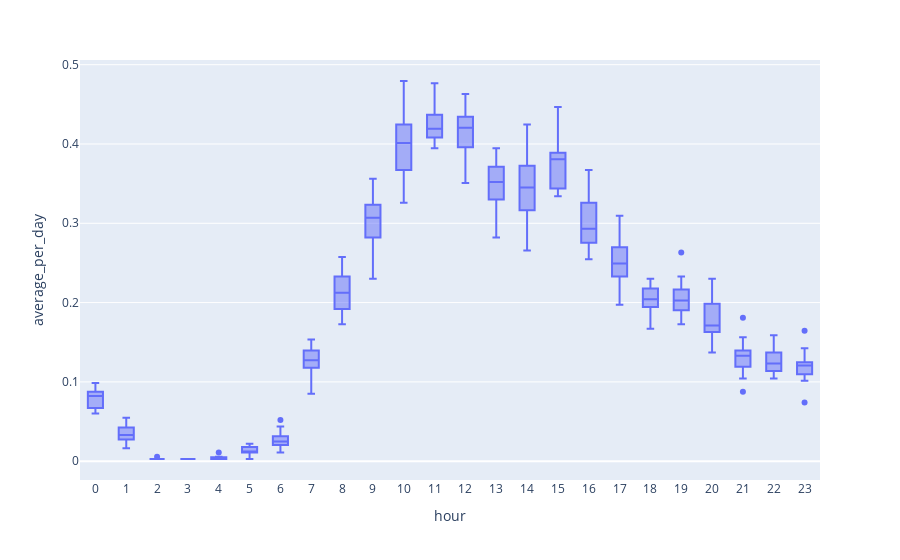

Notebook code cell kept with this figure:
### Code cell
hourly_calls_per_run['average_per_day'] = hourly_calls_per_run['count'] / (float(_processing_functions.get_param("sim_duration", params_df))/60/24)
px.box(hourly_calls_per_run, x="hour", y="average_per_day").update_xaxes(dtick=1)

### Figure 1 — Plotly figure (JSON) as saved in the notebook; plotly's stock layout.template omitted (floating-point values rounded to 4 significant figures; data arrays with more than 128 entries replaced by an {"elided": "..."} marker saying what was removed)
{"data": [{"alignmentgroup": "True", "hovertemplate": "hour=%{x}<br>average_per_day=%{y}<extra></extra>", "legendgroup": "", "marker": {"color": "#636efa"}, "name": "", "notched": false, "offsetgroup": "", "orientation": "v", "showlegend": false, "type": "box", "x": {"elided": "443 int values"}, "x0": " ", "xaxis": "x", "y": {"elided": "443 float values"}, "y0": " ", "yaxis": "y"}], "layout": {"boxmode": "group", "legend": {"tracegroupgap": 0}, "margin": {"t": 60}, "xaxis": {"anchor": "y", "domain": [0, 1], "dtick": 1, "title": {"text": "hour"}}, "yaxis": {"anchor": "x", "domain": [0, 1], "title": {"text": "average_per_day"}}}}
